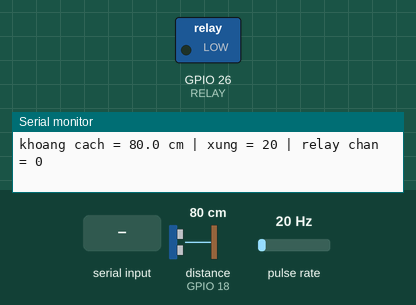
A sketch run on a simulated ESP32. Parts: switched loads named in the sketch (green lamp = pin HIGH), the last lines printed to the serial monitor. Wiring (inferred from the names in the program): ultrasonic range finder: trigger GPIO 5; echo GPIO 18; pulse sensor: data GPIO 27. The test bench sets the inputs (shaded band); at power-on: distance to the obstacle (sensor on GPIO 18) 80 cm, pulse rate 20 Hz. The echo pulse lasts 58.3 µs per cm; pins used as bus, display or sensor lines are not drawn.

Above: at 1.2 s.
1.3 s: "h" received over Serial
At 2.0 s:
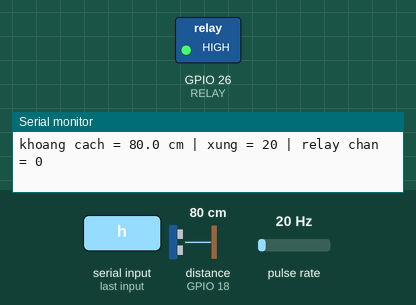
2.8 s: "l" received over Serial
At 3.1 s:
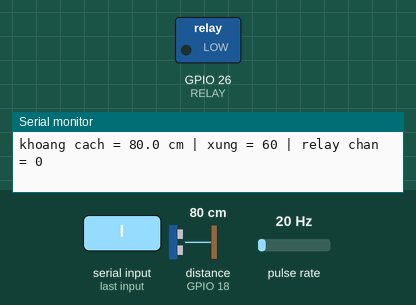
Timing chart, 0 to 5.8 s (numbered marks = the images above; inputs shaded):
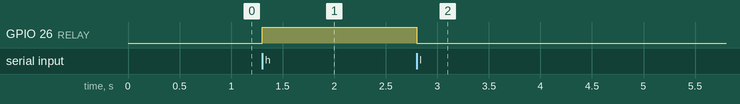

Measured:
- after the input at 1.3 s, GPIO 26 (RELAY): LOW → HIGH at once
- after the input at 2.8 s, GPIO 26 (RELAY): HIGH → LOW at once

The sketch:

bring-up-test.ino
```cpp
const int TRIG = 5, ECHO = 18, FLOW = 27, RELAY = 26;
volatile uint32_t pulses = 0;
void IRAM_ATTR onPulse() { pulses++; }

float cm() {
  digitalWrite(TRIG, LOW); delayMicroseconds(2);
  digitalWrite(TRIG, HIGH); delayMicroseconds(10);
  digitalWrite(TRIG, LOW);
  long d = pulseIn(ECHO, HIGH, 30000);
  return d == 0 ? -1 : d * 0.0343 / 2;
}

void setup() {
  // Giữ relay TẮT khi chương trình bắt đầu chạy
  digitalWrite(RELAY, LOW);
  pinMode(RELAY, OUTPUT);
  digitalWrite(RELAY, LOW);

  Serial.begin(115200);

  pinMode(TRIG, OUTPUT);
  pinMode(ECHO, INPUT);

  pinMode(FLOW, INPUT_PULLUP);
  attachInterrupt(digitalPinToInterrupt(FLOW), onPulse, FALLING);

  Serial.println("Phim h: relay BAT | l: relay TAT | c: xoa dem xung");
}

void loop() {
  static uint32_t t = 0;
  while (Serial.available()) {
    char c = Serial.read();
    if (c == 'h') digitalWrite(RELAY, HIGH);
    if (c == 'l') digitalWrite(RELAY, LOW);
    if (c == 'c') pulses = 0;
  }
  // Mức chân relay làm relay đóng (có tiếng tách) chính là giá trị RELAY_ON cần ghi vào firmware chính
  if (millis() - t >= 1000) {
    t = millis();
    noInterrupts();
    uint32_t p = pulses;
    interrupts();
    Serial.printf("khoang cach = %.1f cm | xung = %lu | relay chan = %d\n", cm(), (unsigned long)p, digitalRead(RELAY));
  }
}
```
